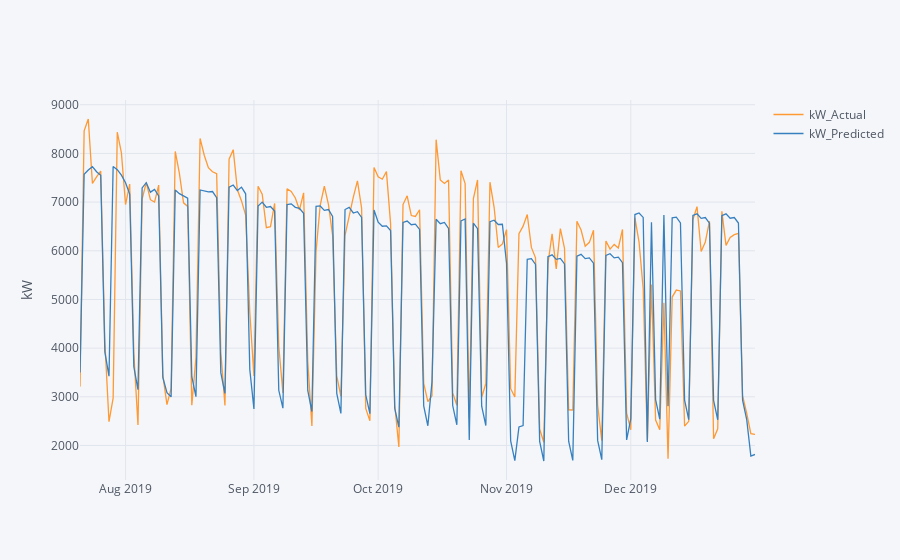

The code cell stored with this chart in its notebook:
### Code cell
#Plot predicted values agains Actual values
df_pre_new[['kW_Actual','kW_Predicted']].iplot(yTitle='kW')

### Figure 1 — Plotly figure (JSON) as saved in the notebook; plotly's stock layout.template omitted (floating-point values rounded to 4 significant figures; data arrays with more than 128 entries replaced by an {"elided": "..."} marker saying what was removed)
{"data": [{"line": {"color": "rgba(255, 153, 51, 1.0)", "dash": "solid", "shape": "linear", "width": 1.3}, "mode": "lines", "name": "kW_Actual", "text": "", "type": "scatter", "x": {"elided": "165 str values"}, "y": {"elided": "165 float values"}}, {"line": {"color": "rgba(55, 128, 191, 1.0)", "dash": "solid", "shape": "linear", "width": 1.3}, "mode": "lines", "name": "kW_Predicted", "text": "", "type": "scatter", "x": {"elided": "165 str values"}, "y": {"elided": "165 float values"}}], "layout": {"legend": {"bgcolor": "#F5F6F9", "font": {"color": "#4D5663"}}, "paper_bgcolor": "#F5F6F9", "plot_bgcolor": "#F5F6F9", "title": {"font": {"color": "#4D5663"}}, "xaxis": {"gridcolor": "#E1E5ED", "showgrid": true, "tickfont": {"color": "#4D5663"}, "title": {"font": {"color": "#4D5663"}, "text": ""}, "zerolinecolor": "#E1E5ED"}, "yaxis": {"gridcolor": "#E1E5ED", "showgrid": true, "tickfont": {"color": "#4D5663"}, "title": {"font": {"color": "#4D5663"}, "text": "kW"}, "zerolinecolor": "#E1E5ED"}}}
